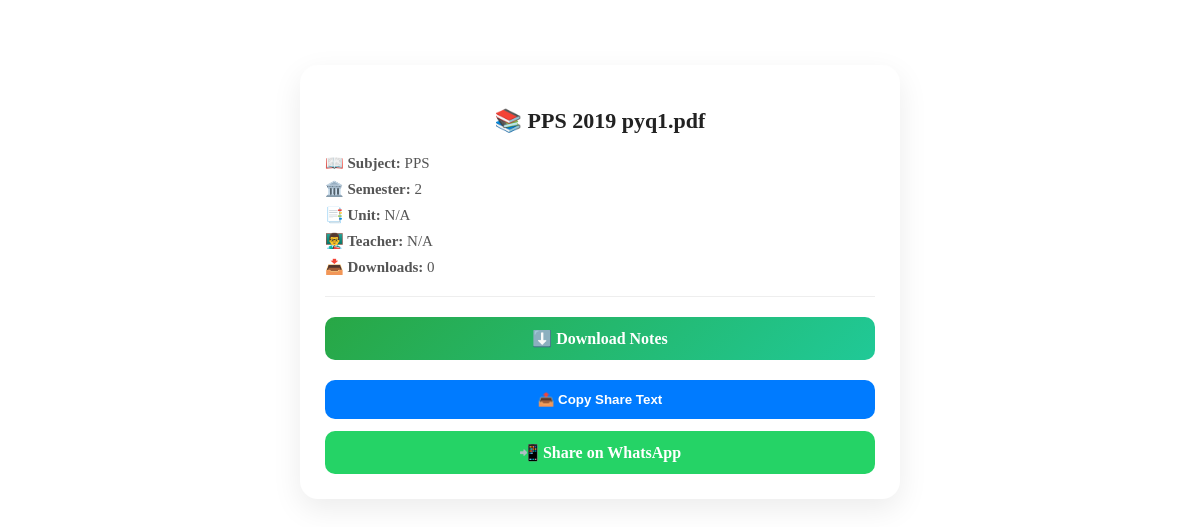
The page /share/c614d00ca2 on the database its author committed.
### tables this page shows
CREATE TABLE notes(
        id INTEGER PRIMARY KEY AUTOINCREMENT,
        title TEXT NOT NULL,
        filename TEXT NOT NULL,
        subject TEXT NOT NULL,
        semester INTEGER NOT NULL,
        uploaded_by TEXT NOT NULL,
        status TEXT NOT NULL DEFAULT 'pending',
        downloads INTEGER DEFAULT 0,
        created_at TIMESTAMP DEFAULT CURRENT_TIMESTAMP
    , share_id TEXT, unit TEXT, teacher TEXT);

### app.py (the view)
@app.route('/share/<share_id>')
def share_note(share_id):
    mode = request.args.get("mode")  # ?mode=download
    conn = get_db_connection()
    cur = conn.cursor()
    note = cur.execute(
        "SELECT * FROM notes WHERE share_id=?",
        (share_id,)
    ).fetchone()
    conn.close()
    if not note:
        return "Note not found ❌", 404
    if mode == "download":
        return send_from_directory(
            Config.UPLOAD_FOLDER,
            note['filename'],
            as_attachment=True
        )
    share_text = f"""📚 *Notes Details* 📚

🏛️ *Semester:* {note['semester']}
📖 *Subject:* {note['subject']}
📑 *Unit:* {note['unit'] if 'unit' in note.keys() else 'N/A'}
💰 *Status:* Free

⬇️ *Download Notes:* https://ngf-knowledge-hub.onrender.com/share/{note['share_id']}?mode=download

---
🔗 *Important Links:*

🌐 *Official Website:* https://btechnotes.online
📢 *Telegram Channel:* https://t.me/btechnotesonline
👥 *WhatsApp Group:* https://chat.whatsapp.com/LeLjTBzZ5en7EJ3LTjPiV6?mode=gi_t

#BTechNotes #EngineeringNotes #StudyMaterial
"""
    return render_template(
        "share.html",
        note=note,
        share_text=share_text
    )

### app.py (called while the page is built)
def get_db_connection():
    conn = sqlite3.connect(Config.DATABASE)
    conn.row_factory = sqlite3.Row
    return conn

### templates/share.html (shortened to what this page needs)
<div class="share-container">
    <div class="share-card">
        <h2 class="share-title">
            📚 {{ note.title or 'Untitled Note' }}
        </h2>
        <div class="share-details">
            <p><strong>📖 Subject:</strong> {{ note.subject or 'N/A' }}</p>
            <p><strong>🏛️ Semester:</strong> {{ note.semester or 'N/A' }}</p>
            <p><strong>📑 Unit:</strong> {{ note.unit or 'N/A' }}</p>
            <p><strong>👨‍🏫 Teacher:</strong> {{ note.teacher or 'N/A' }}</p>
            <p><strong>📥 Downloads:</strong> {{ note.downloads or 0 }}</p>
        </div>
        <hr style="margin:20px 0; border:none; border-top:1px solid #eee;">
        {% if note.share_id %}
        <a href="/share/{{ note.share_id }}?mode=download" class="btn btn-download">
            ⬇️ Download Notes
        </a>
        {% else %}
        <p style="color:red; text-align:center;">⚠️ Download not available</p>
        {% endif %}
        <div class="actions">
            <button onclick="copyText()" class="btn btn-copy">
                📤 Copy Share Text
            </button>
            <a href="https://wa.me/?text={{ share_text | urlencode }}%20{{ request.url }}"
               target="_blank"
               class="btn btn-whatsapp">
                📲 Share on WhatsApp
            </a>
        </div>
    </div>
</div>

### templates/share.html (style rules this page uses)
.share-container { max-width: 600px; margin: 40px auto; padding: 25px; }
.share-card { background: #ffffff; border-radius: 18px; box-shadow: 0 10px 30px rgba(0,0,0,0.08); padding: 25px; transition: 0.3s; }
.share-title { text-align: center; margin-bottom: 20px; font-size: 22px; color: #222; }
.share-details p { margin: 8px 0; color: #555; font-size: 15px; }
.btn { display: block; text-align: center; padding: 12px; border-radius: 10px; text-decoration: none; font-weight: 600; transition: 0.3s; }
.btn-download { background: linear-gradient(135deg, #28a745, #20c997); color: white; }
.btn-copy { background: #007bff; color: white; border: none; cursor: pointer; }
.btn-whatsapp { background: #25D366; color: white; }
.actions { margin-top: 20px; display: flex; flex-direction: column; gap: 12px; }

### rows shown on the page
notes: title "PPS 2019 pyq1.pdf", subject "PPS", semester "2", downloads "0"

### other values the page prints
{{ note.unit or 'N/A' }} "N/A"
{{ note.teacher or 'N/A' }} "N/A"
